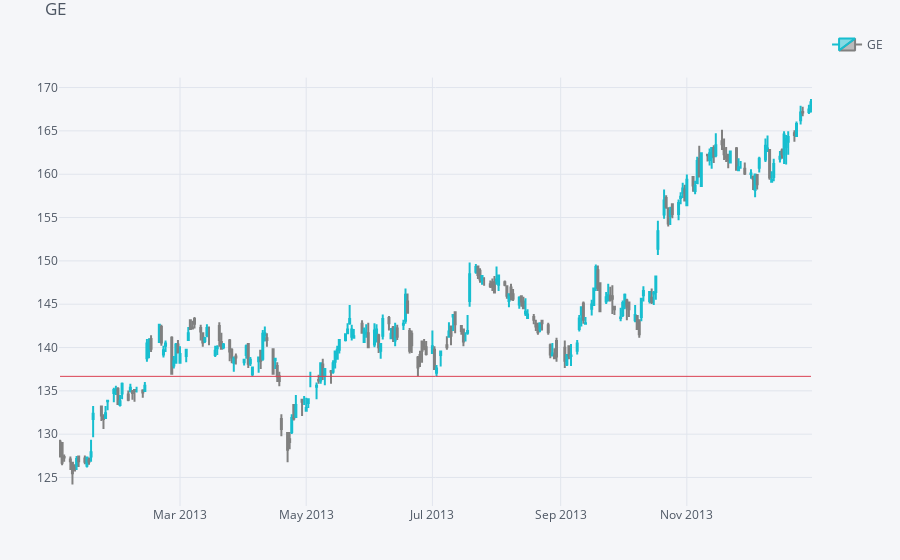

Write notebook code for a chart like this one.
### Code cell
qf.iplot(title="GE", name="GE")

### Figure 1 — Plotly figure (JSON) as saved in the notebook; plotly's stock layout.template omitted (floating-point values rounded to 4 significant figures; data arrays with more than 128 entries replaced by an {"elided": "..."} marker saying what was removed)
{"data": [{"close": {"elided": "252 float values"}, "decreasing": {"line": {"color": "#808080"}}, "high": {"elided": "252 float values"}, "increasing": {"line": {"color": "#17BECF"}}, "low": {"elided": "252 float values"}, "name": "GE", "open": {"elided": "252 float values"}, "showlegend": true, "x": {"elided": "252 str values"}, "yaxis": "y2", "type": "candlestick"}], "layout": {"legend": {"bgcolor": "#F5F6F9", "font": {"color": "#4D5663"}}, "margin": {"b": 30, "l": 30, "r": 30, "t": 30}, "paper_bgcolor": "#F5F6F9", "plot_bgcolor": "#F5F6F9", "shapes": [{"line": {"color": "#db4052", "dash": "solid", "width": 1}, "type": "line", "x0": "2013-01-02", "x1": "2013-12-31", "xref": "x", "y0": 136.7, "y1": 136.7, "yref": "y2"}], "showlegend": true, "title": {"text": "GE", "font": {"color": "#4D5663"}}, "xaxis": {"gridcolor": "#E1E5ED", "rangeselector": {"bgcolor": "rgba(150, 200, 250, 1)", "buttons": [{"count": 1, "label": "1m", "step": "month", "stepmode": "backward"}, {"count": 1, "label": "1y", "step": "year", "stepmode": "backward"}], "font": {"size": 13}, "visible": false, "x": 0, "y": 0.9}, "rangeslider": {"visible": false}, "showgrid": true, "tickfont": {"color": "#4D5663"}, "title": {"text": "", "font": {"color": "#4D5663"}}, "zerolinecolor": "#E1E5ED", "anchor": "y2"}, "yaxis": {"gridcolor": "#E1E5ED", "showgrid": true, "showticklabels": false, "tickfont": {"color": "#4D5663"}, "title": {"text": "", "font": {"color": "#4D5663"}}, "zerolinecolor": "#E1E5ED"}, "yaxis2": {"gridcolor": "#E1E5ED", "showgrid": true, "tickfont": {"color": "#4D5663"}, "title": {"text": "", "font": {"color": "#4D5663"}}, "zerolinecolor": "#E1E5ED", "domain": [0.0, 0.9]}}}
